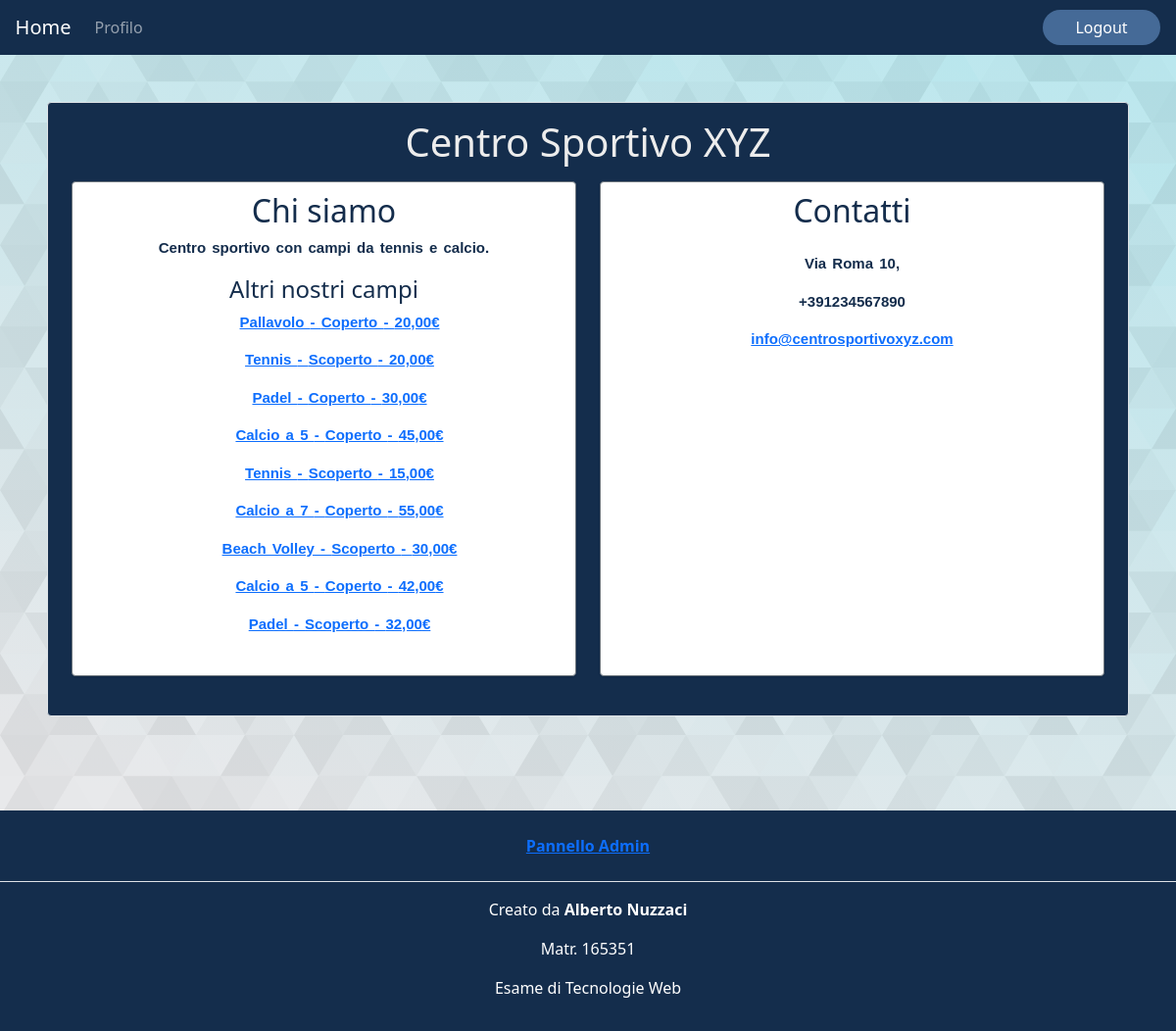
Page /core/struttura/1/ (signed in) on the committed database.
### core/models.py (models this page shows, shortened)
class Struttura(models.Model):
    nome_struttura = models.CharField(max_length=255)
    citta = models.CharField(max_length=255)
    indirizzo = models.CharField(max_length=255)
    num_civico =models.IntegerField()
    descrizione = models.TextField()
    email = models.CharField(max_length=150)
    verified = models.BooleanField(default=False)
    numTelefono = models.CharField(max_length=20
    )
    class Meta:
        verbose_name_plural = "strutture"

class Campo(models.Model):
    TIPO_SPORT_CHOICES = [
        ('tennis', 'Tennis'),
        ('calcio5', 'Calcio a 5'),
        ('calcio7', 'Calcio a 7'),
        ('padel', 'Padel'),
        ('beachvolley', 'Beach Volley'),
        ('pallavolo', 'Pallavolo')
    ]
    img = models.ImageField(upload_to='static/img/users_img/field_pic', default='img/default_img/no_image.jpg')
    tipo_sport = models.CharField(max_length=50, choices=TIPO_SPORT_CHOICES)
    coperto = models.BooleanField(default=False)
    costo = models.DecimalField(max_digits=10, decimal_places=2)
    servizi = models.ManyToManyField(Servizio)
    struttura = models.ForeignKey(Struttura, on_delete=models.CASCADE)
    class Meta:
        verbose_name_plural = "campi"

### core/views.py (the view)
# urls.py: path("struttura/<int:pk>/", DetailStrutturaView.as_view(), name="visualizza_struttura"),
class DetailStrutturaView(UtenteNormale, View):
    template_name = "core/visualizza_struttura.html"
    def get(self, request, pk):
        struttura = get_object_or_404(Struttura, pk=pk)
        return render(request, self.template_name, {'object': struttura})

### core/views.py (called while the page is built)
    def dispatch(self, request, *args, **kwargs):
        if not request.user.is_authenticated:
            return self.handle_no_permission()
        if request.user.is_propStruttura:
            raise PermissionDenied
        return super().dispatch(request, *args, **kwargs)

### core/templates/core/visualizza_struttura.html (shortened to what this page needs)
{% extends "base.html" %}
{% block content %}
    <center class="m-5">
    {% include "core/struttura.html" with struttura=object %}
    </center>
{% endblock %}

### core/templates/core/struttura.html
<div class="container clearfix py-3 border rounded fourth-color text-first-color">
    <div class="fancy-title title-bottom-border">
        <h1>{{ struttura.nome_struttura }}</h1>
    </div>
    <div class="container py-2 text-fourth-color " >
        <div class="row">
            <div class="col-md-6 mb-3">
                <div class="card border rounded border-secondary h-100">
                    <div class="card-body">
                        <h2 class="card-title">Chi siamo</h2>
                        <p id="info" class="card-text">{{ struttura.descrizione }}</p>
                        <h4 class="card-title">Altri nostri campi</h4>
                        <ul>
                            {% for campo in struttura.campo_set.all %}
                                {% if campo.id != object.id %}
                                    <a href="{% url 'core:visualizza_campo' campo.id  %}"> <p id="info" > {{ campo.get_tipo_sport_display }} - {{ campo.coperto|yesno:"Coperto,Scoperto" }} - {{ campo.costo }}€ </p></a>
                                {% endif %}
                            {% endfor %}
                        </ul>
                    </div>
                </div>
            </div>
            <div class="col-md-6 mb-3">
                <div class="card border rounded border-secondary h-100">
                    <div class="card-body ">
                        <h2 class="card-title pb-3">Contatti</h2>
                        <div class="mb-2">
                            <p id="info"> {{ struttura.indirizzo }} {{ struttura.num_civico }}, {{ object.struttura.citta }} </p>
                        </div>
                        <div class="mb-2">
                            <p id="info"> {{ struttura.numTelefono }} </p>
                        </div>
                        <div>
                            <p id="info"> <a href="mailto:{{ struttura.email }}">{{ struttura.email }}</a> </p>
                        </div>
                    </div>
                </div>
            </div>
        </div>
    </div>
</div>

### static/css/style.css (style rules this page uses)
* { padding: 0; margin: 0; box-sizing: border-box; }
body { background-color: #f9f6f2; }
.card { border-radius: 30px; box-shadow: rgba(0, 0, 0, 0.1) 0px 1px 2px 0px; }
.card-body { padding: 25px; margin-top: -15px; }
.text-first-color { color: #ececec; }
.fourth-color { background: #142d4c; }
.text-fourth-color { color: #142d4c; }
#info { font-family: "Lucida Sans Unicode", "Lucida Grande", sans-serif; font-size: 15px; word-spacing: 2px; font-weight: 700; text-decoration: none; text-transform: none; }

### templates/base.html (style rules this page uses)
html, body { height: 100%; margin: 0; display: flex; flex-direction: column; }
body { background-color: #B6E6ED; background-attachment: fixed; background-size: cover; }

### rows in the picture
Struttura: nome_struttura "Centro Sportivo XYZ", descrizione "Centro sportivo con campi da tennis e calcio.", indirizzo "Via Roma", num_civico "10", numTelefono "+391234567890", email "info@centrosportivoxyz.com"
Campo: tipo_sport "Pallavolo", coperto "Coperto", costo "20,00"
Campo: tipo_sport "Tennis", coperto "Scoperto", costo "20,00"
Campo: tipo_sport "Padel", coperto "Coperto", costo "30,00"
Campo: tipo_sport "Calcio a 5", coperto "Coperto", costo "45,00"
Campo: tipo_sport "Tennis", coperto "Scoperto", costo "15,00"
Campo: tipo_sport "Calcio a 7", coperto "Coperto", costo "55,00"
Campo: tipo_sport "Beach Volley", coperto "Scoperto", costo "30,00"
Campo: tipo_sport "Calcio a 5", coperto "Coperto", costo "42,00"
Campo: tipo_sport "Padel", coperto "Scoperto", costo "32,00"
